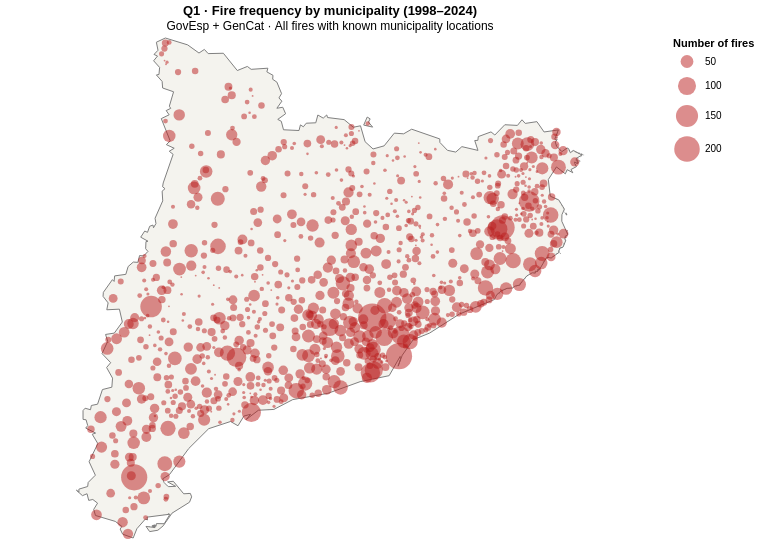

The notebook cell saved with this chart:
### Code cell
frequency_dots = alt.Chart(frequency).mark_circle(color="#b91c1c", opacity=0.5, strokeWidth=0).encode(
    longitude="longitud:Q", latitude="latitud:Q",
    size=alt.Size("count:Q", title="Number of fires", scale=alt.Scale(type="linear", domain=[0, frequency["count"].max()], range=[0, 800]), legend=alt.Legend(format=",.0f")),
    tooltip=[alt.Tooltip("municipi:N", title="Municipality"), alt.Tooltip("count:Q", title="Fires", format=",.0f")]
)
frequency_map = (outline + frequency_dots).project(type="mercator").properties(width=650, height=500, title=alt.TitleParams(text="Q1 · Fire frequency by municipality (1998–2024)", subtitle="GovEsp + GenCat · All fires with known municipality locations"))
spec = frequency_map.to_dict()
spec["$schema"] = "https://vega.github.io/schema/vega-lite/v5.json"
display({"application/vnd.vegalite.v5+json": spec, "text/html": frequency_map.to_html()}, raw=True)

### Figure 1 — Vega-Lite specification as saved in the notebook (floating-point values rounded to 4 significant figures; data arrays with more than 128 entries replaced by an {"elided": "..."} marker saying what was removed)
{"$schema": "https://vega.github.io/schema/vega-lite/v5.json", "config": {"view": {"continuousHeight": 300, "continuousWidth": 300}}, "datasets": {"data-716d7dfadf76f35adf021774f3599dba": {"elided": "900 records"}}, "height": 500, "layer": [{"data": {"values": [{"geometry": {"coordinates": {"elided": "401 rows, 6188 float values in total"}, "type": "MultiPolygon"}, "properties": {"cartodb_id": 8, "cod_ccaa": "09", "created_at": "2014-09-30T00:00:00Z", "name": "Cataluña", "noml_ccaa": "COMUNIDAD AUTONOMA DE CATALUÑA", "updated_at": "2014-12-25T02:07:41Z"}, "type": "Feature"}]}, "mark": {"fill": "#f4f3ee", "stroke": "gray", "type": "geoshape"}}, {"data": {"name": "data-716d7dfadf76f35adf021774f3599dba"}, "encoding": {"latitude": {"field": "latitud", "type": "quantitative"}, "longitude": {"field": "longitud", "type": "quantitative"}, "size": {"field": "count", "legend": {"format": ",.0f"}, "scale": {"domain": [0, 245], "range": [0, 800], "type": "linear"}, "title": "Number of fires", "type": "quantitative"}, "tooltip": [{"field": "municipi", "title": "Municipality", "type": "nominal"}, {"field": "count", "format": ",.0f", "title": "Fires", "type": "quantitative"}]}, "mark": {"color": "#b91c1c", "opacity": 0.5, "strokeWidth": 0, "type": "circle"}}], "projection": {"type": "mercator"}, "title": {"subtitle": "GovEsp + GenCat · All fires with known municipality locations", "text": "Q1 · Fire frequency by municipality (1998–2024)"}, "width": 650}
